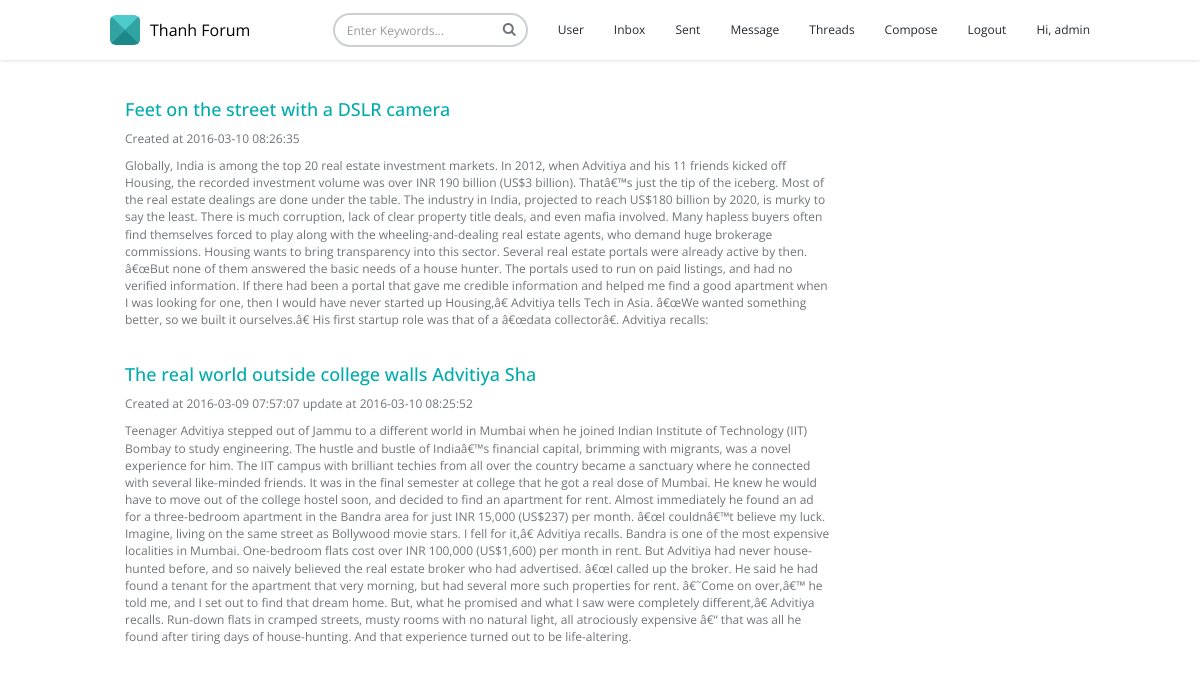
Page /thread_user.php?id=11 (signed in) on the committed database.
### tables this page shows
CREATE TABLE IF NOT EXISTS `thread` (
  `id` int(11) unsigned NOT NULL AUTO_INCREMENT,
  `title` varchar(50) NOT NULL,
  `content` text NOT NULL,
  `created_by` int(11) unsigned NOT NULL,
  `created_at` int(10) NOT NULL,
  `updated_at` int(10) DEFAULT NULL,
  PRIMARY KEY (`id`),
  KEY `created_by` (`created_by`)
);

### OOPDatabase.php (called while the page is built, shortened)
<?php
class OOPDatabase{
	protected $_connection;
	public function __construct(){
		$this->_connection = mysqli_connect('localhost','root','123456','company');
	}
	public function getThreadByUserCreated($id){
		$threads = array();
		$query = mysqli_query($this->_connection, "select * from thread where created_by = $id order by id desc");
		while ($row = mysqli_fetch_array($query)) {
			$threads[] = $this->loadThread($row);
		}
		return $threads;
	}
	public function loadThread($row){
		$thread = new Thread();
		$thread->id = $row['id'];
		$thread->title = $row['title'];
		$thread->content = $row['content'];
		$thread->created_by = $row['created_by'];
		$thread->created_at = $row['created_at'];
		$thread->updated_at = $row['updated_at'];
		return $thread;
	}
}

### thread_user.php (the view, shortened to what this page needs)
<?php
$getThreadById = $_GET['id'];
require('OOPDatabase.php');
$database = new OOPDatabase();
$threads = $database->getThreadByUserCreated($getThreadById);
?>
<!DOCTYPE html>
<html lang="en">
<head>
    <?php include('header.php');?>
</head>
<body>
    <?php include('menu.php') ?>
    <div class="content">
        <div class="container">
            <div class="col-xs-12 col-sm-9">
                <?php
                if(!empty($threads)){
                    foreach($threads as $thread) {
                        echo '<h4><a href="/view_thread.php?id='.$thread->id.'">'.$thread->title.'</a></h4>';
                        echo '<p>Created at '.date('Y-m-d h:i:s',$thread->created_at);
                        if(!empty($thread->updated_at)){
                            echo ' update at '.date('Y-m-d h:i:s',$thread->updated_at).'</p>';
                            }
                        echo '<p>'.$thread->content.'</p><br>';
                    }
                }else{
                    echo $database->getNameById($user_Id).' do not have a thread...';
                }
                ?>
            </div>
        </div>
    </div>
</body>
</html>

### assets/css/theme/default.css (style rules this page uses)
.text-theme, a { color: #00acac; }

### rows in the picture
thread: title "Feet on the street with a DSLR camera", created_at "2016-03-10 08:26:35", content "Globally, India is among the top 20 real estate investment markets. In 2012, when Advitiya and his 11 friends kicked off Housing, the recorded investment volume was over INR 190 billion (US$3 billion). Thatâ€™s just the tip of the iceberg. Most of the real estate dealings are done under the table. The industry in India, projected to reach US$180 billion by 2020, is murky to say the least. There is much corruption, lack of clear property title deals, and even mafia involved. Many hapless buyers often find themselves forced to play along with the wheeling-and-dealing real estate agents, who demand huge brokerage commissions. Housing wants to bring transparency into this sector. Several real…"
thread: title "The real world outside college walls Advitiya Sha", created_at "2016-03-09 07:57:07", updated_at "2016-03-10 08:25:52", content "Teenager Advitiya stepped out of Jammu to a different world in Mumbai when he joined Indian Institute of Technology (IIT) Bombay to study engineering. The hustle and bustle of Indiaâ€™s financial capital, brimming with migrants, was a novel experience for him. The IIT campus with brilliant techies from all over the country became a sanctuary where he connected with several like-minded friends. It was in the final semester at college that he got a real dose of Mumbai. He knew he would have to move out of the college hostel soon, and decided to find an apartment for rent. Almost immediately he found an ad for a three-bedroom apartment in the Bandra area for just INR 15,000 (US$237) per month.…"

### other values in the picture
$user_name "admin"
